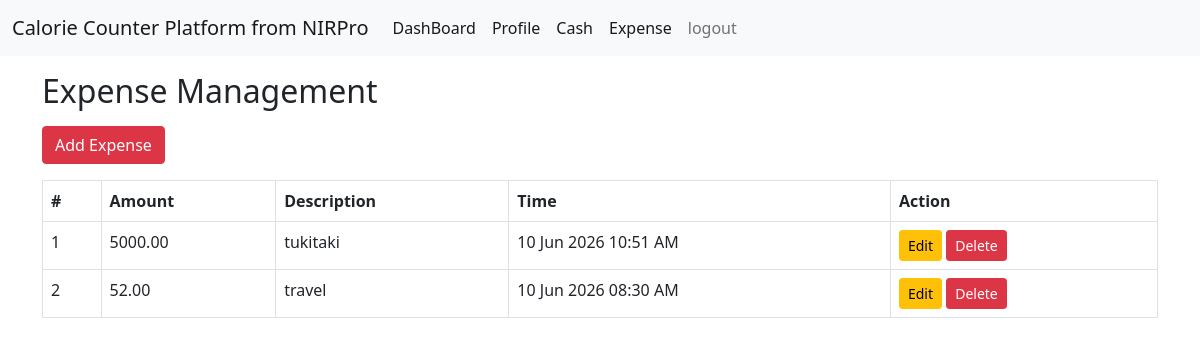
Page /expense/ (signed in) on the committed database.
### cash_management/models.py (models this page shows, shortened)
class Expense(models.Model):
    user = models.ForeignKey(User, on_delete=models.CASCADE,null=True)
    description = models.TextField(null=True)
    amount = models.DecimalField(max_digits=10, decimal_places=2,null=True)
    datetime = models.DateTimeField(auto_now=True,null=True)

### cash_management/views.py (the view)
# urls.py: path('expense/', expense_page, name='expense_page'),
@login_required
def expense_page(request):
    expense_data = Expense.objects.filter(user=request.user).order_by('-id')
    context = {
        'expense_data': expense_data
    }
    return render(request, 'expense.html', context)

### cash_management/templates/expense.html
{% extends "master/base.html" %}
{% block content %}
<h2 class="mb-3">
    Expense Management
</h2>
<a href="{% url 'addexpense_page' %}"
   class="btn btn-danger mb-3">
   Add Expense
</a>
<table class="table table-bordered">
    <tr>
        <th>#</th>
        <th>Amount</th>
        <th>Description</th>
        <th>Time</th>
        <th>Action</th>
    </tr>
    {% for expense in expense_data %}
    <tr>
        <td>{{ forloop.counter }}</td>
        <td>{{ expense.amount }}</td>
        <td>{{ expense.description }}</td>
        <td>
            {{ expense.datetime|date:"d M Y h:i A" }}
        </td>
        <td>
            <a href="{% url 'update_expense_page' expense.id %}"
               class="btn btn-warning btn-sm">
               Edit
            </a>
            <a href="{% url 'delete_expense_page' expense.id %}"
               class="btn btn-danger btn-sm">
               Delete
            </a>
        </td>
    </tr>
    {% endfor %}
</table>
{% endblock content %}

### rows in the picture
Expense: amount "5000.00", description "tukitaki", datetime "10 Jun 2026 10:51 AM"
Expense: amount "52.00", description "travel", datetime "10 Jun 2026 08:30 AM"
